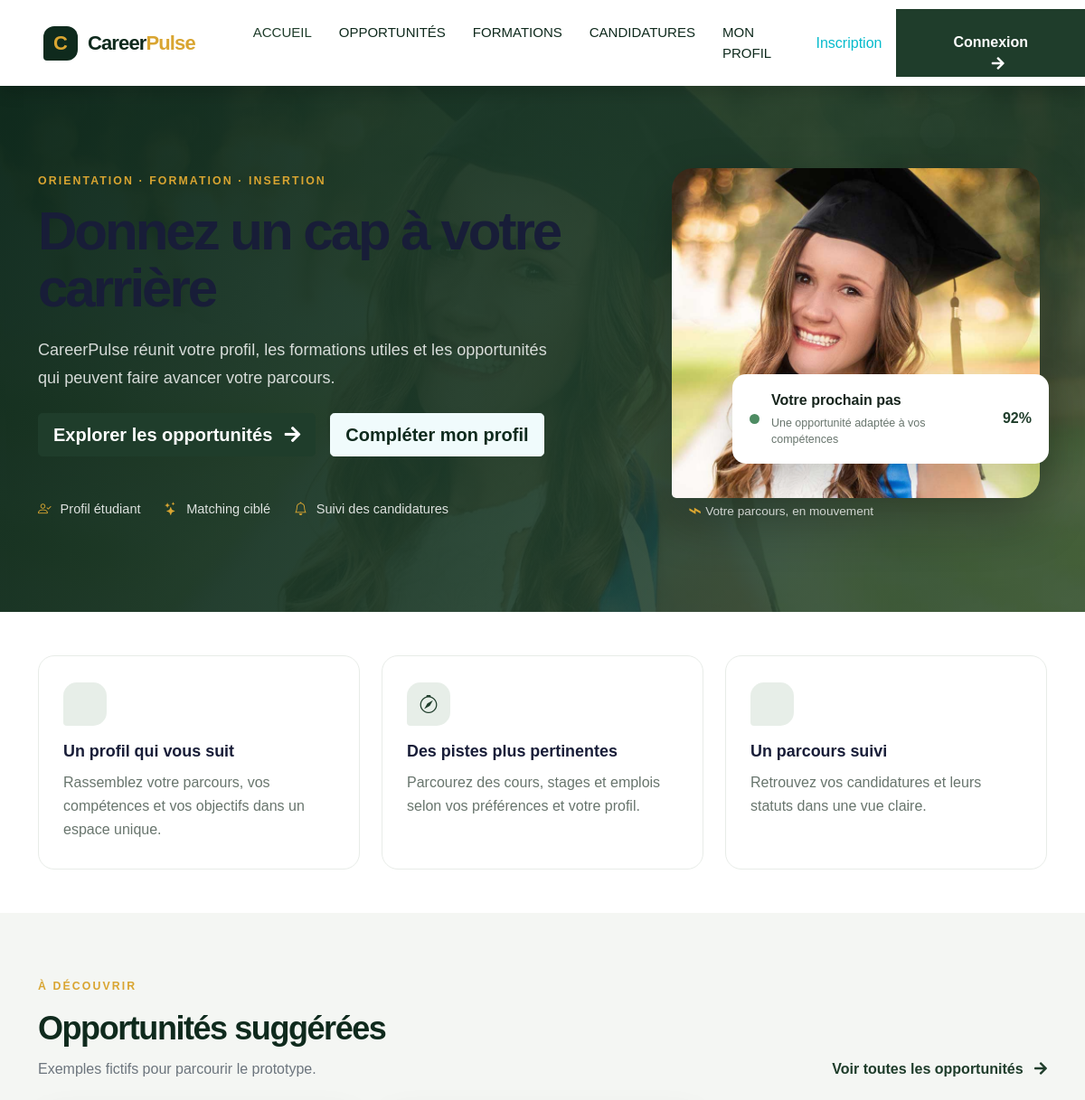
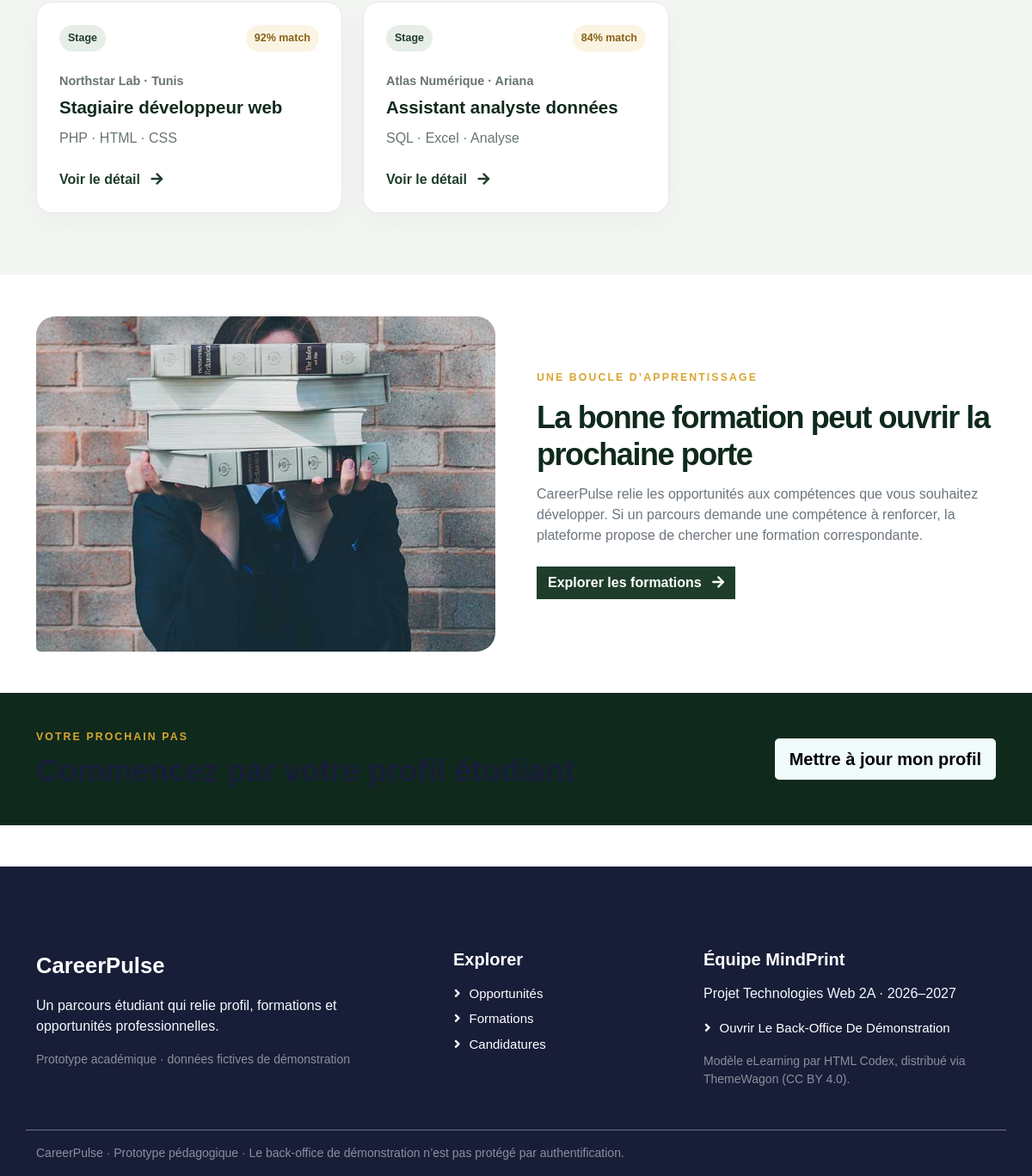
The page / on the database its author committed (2 pictures, top to bottom).
### tables this page shows
CREATE TABLE IF NOT EXISTS offers (
    id          VARCHAR(20)  NOT NULL PRIMARY KEY,
    title       VARCHAR(200) NOT NULL,
    company     VARCHAR(160) NOT NULL,
    type        VARCHAR(20)  NOT NULL,           
    category    VARCHAR(100) NOT NULL,
    location    VARCHAR(100) NOT NULL,
    skills      VARCHAR(255) NOT NULL DEFAULT '',
    match_score TINYINT UNSIGNED NOT NULL DEFAULT 0,
    status      VARCHAR(20)  NOT NULL DEFAULT 'À examiner',   
    created_at  TIMESTAMP NOT NULL DEFAULT CURRENT_TIMESTAMP
);

### app/Controllers/Controller.php (called while the page is built, shortened)
<?php
abstract class Controller
{
    protected function render(string $area, string $view, string $title, string $currentPage, array $data = [], ?string $scriptsView = null): void
    {
        extract($data, EXTR_SKIP);
        require __DIR__ . '/../Views/' . $area . '/pages/' . $view . '.php';
        $content = (string) ob_get_clean();
        require __DIR__ . '/../Views/' . $area . '/layout.php';
    }
}

### app/Controllers/HomeController.php (called while the page is built, shortened)
<?php
final class HomeController extends Controller
{
    public function index(): void
    {
        $this->render('front', 'home', 'Accueil', 'home', [
            'offers' => array_slice(Offer::visibleToStudents(), 0, 3),
            'courses' => Course::all(),
        ]);
    }
}

### index.php (called while the page is built, shortened)
<?php
require_once __DIR__ . '/app/bootstrap.php';
$routes = require __DIR__ . '/app/routes.php';
$page = (string) ($_GET['page'] ?? 'home');
[$controllerClass, $action] = $routes[$page];
try {
    $controller = new $controllerClass();
    $controller->{$action}();
} catch (PDOException $e) {
    http_response_code(500);
    echo '<h1>Base de données indisponible</h1><p>Vérifiez que MySQL est démarré, que la base « careerpulse » est importée (database/careerpulse.sql) et que config/database.php est correct.</p><pre>' . htmlspecialchars($e->getMessage(), ENT_QUOTES, 'UTF-8') . '</pre>';
}

### app/helpers.php (called while the page is built, shortened)
<?php
function e(mixed $value): string
{
    return htmlspecialchars((string) $value, ENT_QUOTES | ENT_SUBSTITUTE, 'UTF-8');
}
function route(string $page, array $parameters = []): string
{
    return 'index.php?' . http_build_query(['page' => $page] + $parameters);
}

### app/bootstrap.php (called while the page is built, shortened)
<?php
require_once __DIR__ . '/helpers.php';
spl_autoload_register(static function (string $class): void {
    $prefix = 'CareerPulse\\';
    $file = __DIR__ . '/' . str_replace('\\', '/', substr($class, strlen($prefix))) . '.php';
});

### config/database.php (called while the page is built, shortened)
<?php
return [
    'host'     => 'localhost',
    'port'     => 3306,
    'name'     => 'careerpulse',
    'user'     => 'root',
    'password' => '',
    'charset'  => 'utf8mb4',
];

### app/Database.php (called while the page is built, shortened)
<?php
final class Database
{
    private static ?PDO $pdo = null;
    public static function connection(): PDO
    {
        if (self::$pdo === null) {
            $c = require __DIR__ . '/../config/database.php';
            $dsn = sprintf('mysql:host=%s;port=%d;dbname=%s;charset=%s', $c['host'], $c['port'], $c['name'], $c['charset']);
            self::$pdo = new PDO($dsn, $c['user'], $c['password'], [
                PDO::ATTR_ERRMODE => PDO::ERRMODE_EXCEPTION,
                PDO::ATTR_DEFAULT_FETCH_MODE => PDO::FETCH_ASSOC,
                PDO::ATTR_EMULATE_PREPARES => false,
            ]);
        }
        return self::$pdo;
    }
}

### app/Models/Model.php (called while the page is built, shortened)
<?php
abstract class Model
{
    protected static function db(): PDO
    {
        return Database::connection();
    }
}

### app/Models/Offer.php (called while the page is built, shortened)
<?php
final class Offer extends Model
{
    public static function visibleToStudents(string $type = ''): array
    {
        $sql = 'SELECT ' . self::COLUMNS . " FROM offers WHERE status = 'Validée' AND type IN ('Stage','Emploi')";
        $params = [];
        $stmt = self::db()->prepare($sql . ' ORDER BY id');
        $stmt->execute($params);
        return $stmt->fetchAll();
    }
}

### app/Views/front/pages/home.php (the view)
<main>
    <section class="cp-hero">
        <div class="container">
            <div class="row align-items-center g-5">
                <div class="col-lg-7">
                    <p class="cp-eyebrow">ORIENTATION · FORMATION · INSERTION</p>
                    <h1>Donnez un cap à votre carrière</h1>
                    <p class="cp-hero-copy">CareerPulse réunit votre profil, les formations utiles et les opportunités qui peuvent faire avancer votre parcours.</p>
                    <div class="d-flex flex-wrap gap-3 mt-4">
                        <a href="<?= e(route('offers')) ?>" class="btn btn-primary btn-lg">Explorer les opportunités <i class="fa fa-arrow-right ms-2" aria-hidden="true"></i></a>
                        <a href="<?= e(route('profile')) ?>" class="btn btn-light btn-lg">Compléter mon profil</a>
                    </div>
                    <div class="cp-proof-row mt-5">
                        <span><i class="bi bi-person-check" aria-hidden="true"></i> Profil étudiant</span>
                        <span><i class="bi bi-stars" aria-hidden="true"></i> Matching ciblé</span>
                        <span><i class="bi bi-bell" aria-hidden="true"></i> Suivi des candidatures</span>
                    </div>
                </div>
                <div class="col-lg-5">
                    <div class="cp-hero-visual">
                        <img src="app/Views/assets/front/img/carousel-1.jpg" alt="Étudiants en formation" class="cp-hero-image">
                        <div class="cp-match-card"><span class="cp-match-dot"></span><div><strong>Votre prochain pas</strong><small>Une opportunité adaptée à vos compétences</small></div><span class="cp-match-score">92%</span></div>
                        <div class="cp-hero-caption"><span class="cp-pulse-line" aria-hidden="true">⌁</span> Votre parcours, en mouvement</div>
                    </div>
                </div>
            </div>
        </div>
    </section>
    <section class="container py-5">
        <div class="row g-4">
            <div class="col-md-4"><div class="cp-feature"><span class="cp-feature-icon"><i class="bi bi-person-vcard" aria-hidden="true"></i></span><h2>Un profil qui vous suit</h2><p>Rassemblez votre parcours, vos compétences et vos objectifs dans un espace unique.</p></div></div>
            <div class="col-md-4"><div class="cp-feature"><span class="cp-feature-icon"><i class="bi bi-compass" aria-hidden="true"></i></span><h2>Des pistes plus pertinentes</h2><p>Parcourez des cours, stages et emplois selon vos préférences et votre profil.</p></div></div>
            <div class="col-md-4"><div class="cp-feature"><span class="cp-feature-icon"><i class="bi bi-activity" aria-hidden="true"></i></span><h2>Un parcours suivi</h2><p>Retrouvez vos candidatures et leurs statuts dans une vue claire.</p></div></div>
        </div>
    </section>
    <section class="cp-section-soft py-5">
        <div class="container py-lg-4">
            <div class="d-flex justify-content-between align-items-end flex-wrap gap-3 mb-4">
                <div><p class="cp-eyebrow">À DÉCOUVRIR</p><h2 class="cp-section-title">Opportunités suggérées</h2><p class="mb-0 text-muted">Exemples fictifs pour parcourir le prototype.</p></div>
                <a href="<?= e(route('offers')) ?>" class="cp-text-link">Voir toutes les opportunités <i class="fa fa-arrow-right ms-2" aria-hidden="true"></i></a>
            </div>
            <div class="row g-4">
                <?php foreach ($offers as $offer): ?>
                    <div class="col-md-6 col-xl-4">
                        <article class="cp-opportunity-card h-100">
                            <div class="d-flex justify-content-between align-items-start"><span class="cp-type-tag"><?= e($offer['type']) ?></span><span class="cp-match-pill"><?= e($offer['match']) ?>% match</span></div>
                            <p class="cp-company mt-4 mb-1"><?= e($offer['company']) ?> · <?= e($offer['location']) ?></p>
                            <h3><?= e($offer['title']) ?></h3>
                            <p class="cp-muted mb-4"><?= e($offer['skills']) ?></p>
                            <a class="cp-text-link" href="<?= e(route('offers')) ?>">Voir le détail <i class="fa fa-arrow-right ms-2" aria-hidden="true"></i></a>
                        </article>
                    </div>
                <?php endforeach; ?>
            </div>
        </div>
    </section>
    <section class="container py-5">
        <div class="row align-items-center g-5">
            <div class="col-lg-6"><img src="app/Views/assets/front/img/about.jpg" alt="Étudiante travaillant sur un ordinateur" class="img-fluid cp-about-image"></div>
            <div class="col-lg-6"><p class="cp-eyebrow">UNE BOUCLE D’APPRENTISSAGE</p><h2 class="cp-section-title">La bonne formation peut ouvrir la prochaine porte</h2><p class="text-muted">CareerPulse relie les opportunités aux compétences que vous souhaitez développer. Si un parcours demande une compétence à renforcer, la plateforme propose de chercher une formation correspondante.</p><a class="btn btn-primary mt-2" href="<?= e(route('courses')) ?>">Explorer les formations <i class="fa fa-arrow-right ms-2" aria-hidden="true"></i></a></div>
        </div>
    </section>
    <section class="cp-cta-band"><div class="container d-flex justify-content-between align-items-center flex-wrap gap-3"><div><p class="cp-eyebrow mb-2">VOTRE PROCHAIN PAS</p><h2 class="mb-0">Commencez par votre profil étudiant</h2></div><a class="btn btn-light btn-lg" href="<?= e(route('profile')) ?>">Mettre à jour mon profil</a></div></section>
</main>

### app/Views/front/layout.php (shortened to what this page needs)
<!doctype html>
<html lang="fr">
<head>
    <?php require __DIR__ . '/includes/head.php'; ?>
</head>
<body>
    <?php require __DIR__ . '/includes/navbar.php'; ?>
    <?= $content ?>
    <?php require __DIR__ . '/includes/footer.php'; ?>
</body>
</html>

### app/Views/front/includes/head.php (shortened to what this page needs)
<link rel="stylesheet" href="https://cdnjs.cloudflare.com/ajax/libs/font-awesome/5.10.0/css/all.min.css">
<link rel="stylesheet" href="https://cdn.jsdelivr.net/npm/bootstrap-icons@1.4.1/font/bootstrap-icons.css">
<link rel="stylesheet" href="app/Views/assets/front/lib/animate/animate.min.css">
<link rel="stylesheet" href="app/Views/assets/front/lib/owlcarousel/assets/owl.carousel.min.css">
<link rel="stylesheet" href="app/Views/assets/front/css/bootstrap.min.css">
<link rel="stylesheet" href="app/Views/assets/front/css/style.css">
<link rel="stylesheet" href="app/Views/assets/front/css/careerpulse.css">

### app/Views/front/includes/navbar.php (shortened to what this page needs)
<nav class="navbar navbar-expand-lg bg-white navbar-light shadow sticky-top p-0" aria-label="Navigation principale">
    <a href="<?= e(route('home')) ?>" class="navbar-brand d-flex align-items-center px-4 px-lg-5">
        <span class="cp-brand-mark" aria-hidden="true">C</span>
        <span class="cp-brand-name">Career<span>Pulse</span></span>
    </a>
    <div class="collapse navbar-collapse" id="navbarCollapse">
        <div class="navbar-nav ms-auto p-4 p-lg-0">
            <a href="<?= e(route('home')) ?>" class="nav-item nav-link <?= $currentPage === 'home' ? 'active' : '' ?>">Accueil</a>
            <a href="<?= e(route('offers')) ?>" class="nav-item nav-link <?= $currentPage === 'offers' ? 'active' : '' ?>">Opportunités</a>
            <a href="<?= e(route('courses')) ?>" class="nav-item nav-link <?= $currentPage === 'courses' ? 'active' : '' ?>">Formations</a>
            <a href="<?= e(route('applications')) ?>" class="nav-item nav-link <?= $currentPage === 'applications' ? 'active' : '' ?>">Candidatures</a>
            <a href="<?= e(route('profile')) ?>" class="nav-item nav-link <?= $currentPage === 'profile' ? 'active' : '' ?>">Mon profil</a>
        </div>
        <?php if (!empty($_SESSION['user_id'])): ?>
            <a href="<?= e(route('logout')) ?>" class="btn btn-primary py-4 px-lg-5 d-none d-lg-block">Déconnexion</a>
        <?php else: ?>
            <a href="<?= e(route('register')) ?>" class="nav-item nav-link <?= $currentPage === 'register' ? 'active' : '' ?>">Inscription</a>
            <a href="<?= e(route('login')) ?>" class="btn btn-primary py-4 px-lg-5 d-none d-lg-block">Connexion <i class="fa fa-arrow-right ms-3" aria-hidden="true"></i></a>
        <?php endif; ?>
    </div>
</nav>

### app/Views/front/includes/footer.php
<footer class="container-fluid bg-dark text-light footer pt-5 mt-5">
    <div class="container py-5">
        <div class="row g-5">
            <div class="col-lg-5 col-md-6">
                <a href="<?= e(route('home')) ?>" class="footer-brand">CareerPulse</a>
                <p class="mt-3 mb-0">Un parcours étudiant qui relie profil, formations et opportunités professionnelles.</p>
                <p class="small text-white-50 mt-3 mb-0">Prototype académique · données fictives de démonstration</p>
            </div>
            <div class="col-lg-3 col-md-6">
                <h5 class="text-white mb-3">Explorer</h5>
                <a class="btn btn-link" href="<?= e(route('offers')) ?>">Opportunités</a>
                <a class="btn btn-link" href="<?= e(route('courses')) ?>">Formations</a>
                <a class="btn btn-link" href="<?= e(route('applications')) ?>">Candidatures</a>
            </div>
            <div class="col-lg-4 col-md-6">
                <h5 class="text-white mb-3">Équipe MindPrint</h5>
                <p class="mb-3">Projet Technologies Web 2A · 2026–2027</p>
                <a class="btn btn-link" href="<?= e(route('admin/dashboard')) ?>">Ouvrir le back-office de démonstration</a>
                <p class="small text-white-50 mt-3 mb-0">Modèle eLearning par HTML Codex, distribué via ThemeWagon (CC BY 4.0).</p>
            </div>
        </div>
    </div>
    <div class="container border-top border-secondary py-3 small text-white-50">CareerPulse · Prototype pédagogique · Le back-office de démonstration n’est pas protégé par authentification.</div>
</footer>

### app/Views/assets/front/css/style.css (style rules this page uses)
:root { --primary: #06BBCC; --light: #F0FBFC; --dark: #181d38; }
.btn { font-family: 'Nunito', sans-serif; font-weight: 600; transition: .5s; }
.btn.btn-primary, .btn.btn-secondary { color: #FFFFFF; }
.navbar-light .navbar-nav .nav-link { margin-right: 30px; padding: 25px 0; color: #FFFFFF; font-size: 15px; text-transform: uppercase; outline: none; }
.navbar-light .navbar-nav .nav-link:hover, .navbar-light .navbar-nav .nav-link.active { color: var(--primary); }
.navbar-light .navbar-brand, .navbar-light a.btn { height: 75px; }
.navbar-light .navbar-nav .nav-link { color: var(--dark); font-weight: 500; }
.navbar-light.sticky-top { top: -100px; transition: .5s; }
.footer .btn.btn-link { display: block; margin-bottom: 5px; padding: 0; text-align: left; color: #FFFFFF; font-size: 15px; font-weight: normal; text-transform: capitalize; transition: .3s; }
.footer .btn.btn-link::before { position: relative; content: "\f105"; font-family: "Font Awesome 5 Free"; font-weight: 900; margin-right: 10px; }

### rows shown on the page
offers: type "Stage", match_score "92", company "Northstar Lab", location "Tunis", title "Stagiaire développeur web", skills "PHP · HTML · CSS"
offers: type "Stage", match_score "84", company "Atlas Numérique", location "Ariana", title "Assistant analyste données", skills "SQL · Excel · Analyse"
